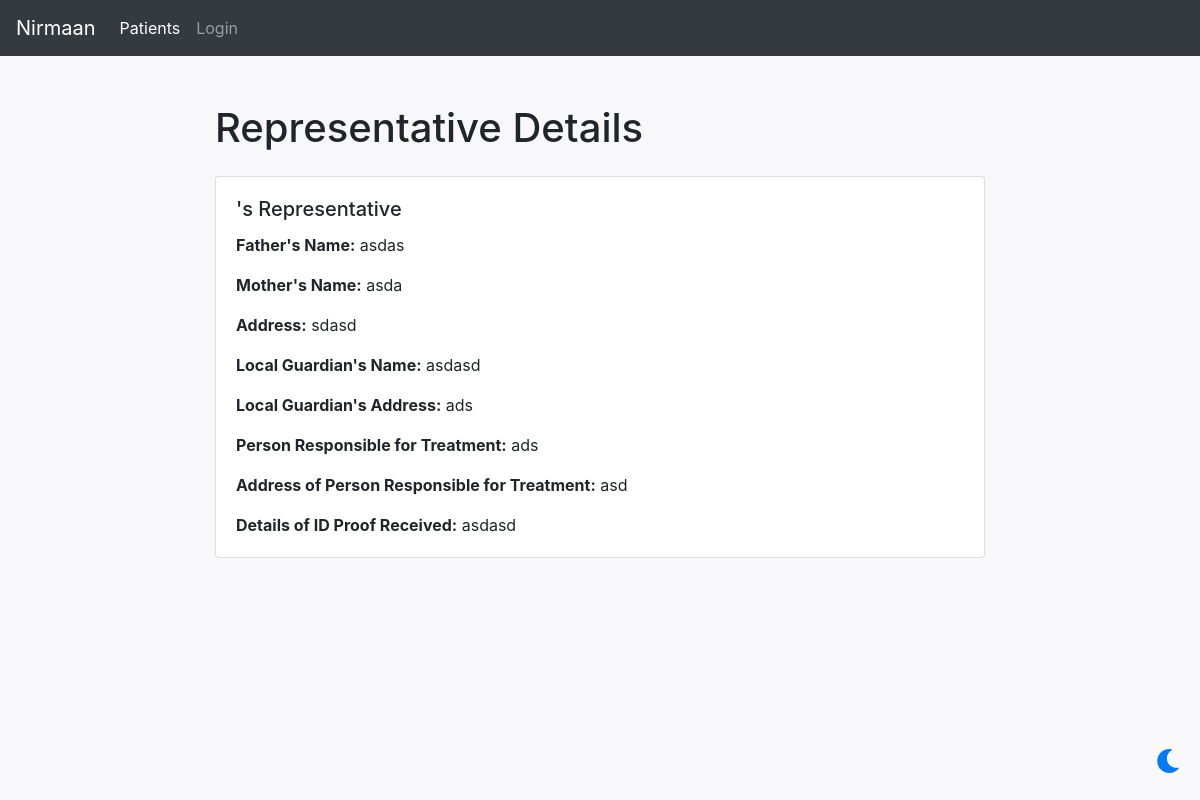
/patient/40/representative/, run on the app's committed database.
### patient/models.py (models this page shows, shortened)
class Representative(models.Model):
	patient = models.ForeignKey(Patient, on_delete=models.CASCADE)
	father_name = models.CharField(max_length=100)
	mother_name = models.CharField(max_length=100)
	address = models.TextField()
	name_of_local_guardian = models.CharField(max_length=100)
	address_of_local_guardian = models.TextField()
	name_of_person_responsible_for_treatment = models.CharField(max_length=100)
	address_2 = models.CharField(max_length=100)
	detail_of_id_proof_recieved = models.TextField()

### patient/views.py (the view)
# urls.py: path('patient/<int:patient_id>/representative/', views.view_representative, name='view_representative'),
def view_representative(request, patient_id):
    patient = get_object_or_404(Patient, id=patient_id)
    representative = get_object_or_404(Representative, patient=patient)
    return render(request, 'view_representative.html', {'patient': patient, 'representative': representative})

### templates/view_representative.html (shortened to what this page needs)
<!DOCTYPE html>
<html lang="en">
<head>
    <link rel="stylesheet" href="https://stackpath.bootstrapcdn.com/bootstrap/4.5.2/css/bootstrap.min.css">
    <link rel="stylesheet" href="https://cdnjs.cloudflare.com/ajax/libs/font-awesome/5.15.4/css/all.min.css">
</head>
<body>
<nav class="navbar navbar-expand-lg navbar-dark bg-dark">
    <a class="navbar-brand" href="{% url 'get_patients' %}">Nirmaan</a>
    <div class="collapse navbar-collapse justify-content-right" id="navbarSupportedContent">
        <ul class="navbar-nav">
            <li class="nav-item active">
                <a class="nav-link" href="{% url 'get_patients' %}">Patients</a>
            </li>
        </ul>
        <ul class="navbar-nav">
            {% if user.is_authenticated %}
                <li class="nav-item">
                    <a class="nav-link" href="{% url 'account_logout' %}">Logout</a>
                </li>
            {% else %}
                <li class="nav-item">
                    <a class="nav-link" href="{% url 'account_login' %}">Login</a>
                </li>
            {% endif %}
        </ul>
    </div>
</nav>
<div class="toggle-button" onclick="toggleTheme()">
    <i class="fas fa-moon"></i>
</div>
<div class="container mt-5">
    <h1 class="mb-4">Representative Details</h1>
    <div class="card">
        <div class="card-body">
            <h5 class="card-title">{{ patient.name }}'s Representative</h5>
            <p class="card-text"><strong>Father's Name:</strong> {{ representative.father_name }}</p>
            <p class="card-text"><strong>Mother's Name:</strong> {{ representative.mother_name }}</p>
            <p class="card-text"><strong>Address:</strong> {{ representative.address }}</p>
            <p class="card-text"><strong>Local Guardian's Name:</strong> {{ representative.name_of_local_guardian }}</p>
            <p class="card-text"><strong>Local Guardian's Address:</strong> {{ representative.address_of_local_guardian }}</p>
            <p class="card-text"><strong>Person Responsible for Treatment:</strong> {{ representative.name_of_person_responsible_for_treatment }}</p>
            <p class="card-text"><strong>Address of Person Responsible for Treatment:</strong> {{ representative.address_2 }}</p>
            <p class="card-text"><strong>Details of ID Proof Received:</strong> {{ representative.detail_of_id_proof_recieved }}</p>
        </div>
    </div>
</div>
</body>
</html>

### templates/view_representative.html (style rules this page uses)
body { background-color: #f8f8fa; transition: background-color 0.3s, color 0.3s; }
.container { max-width: 800px; }
.card { background-color: #fff; transition: background-color 0.3s, color 0.3s; }
.toggle-button { position: fixed; bottom: 20px; right: 20px; z-index: 1000; cursor: pointer; font-size: 1.5rem; }
.toggle-button i { color: #007bff; }

### data on the page
Representative: father_name "asdas", mother_name "asda", address "sdasd", name_of_local_guardian "asdasd", address_of_local_guardian "ads", name_of_person_responsible_for_treatment "ads", address_2 "asd", detail_of_id_proof_recieved "asdasd"
